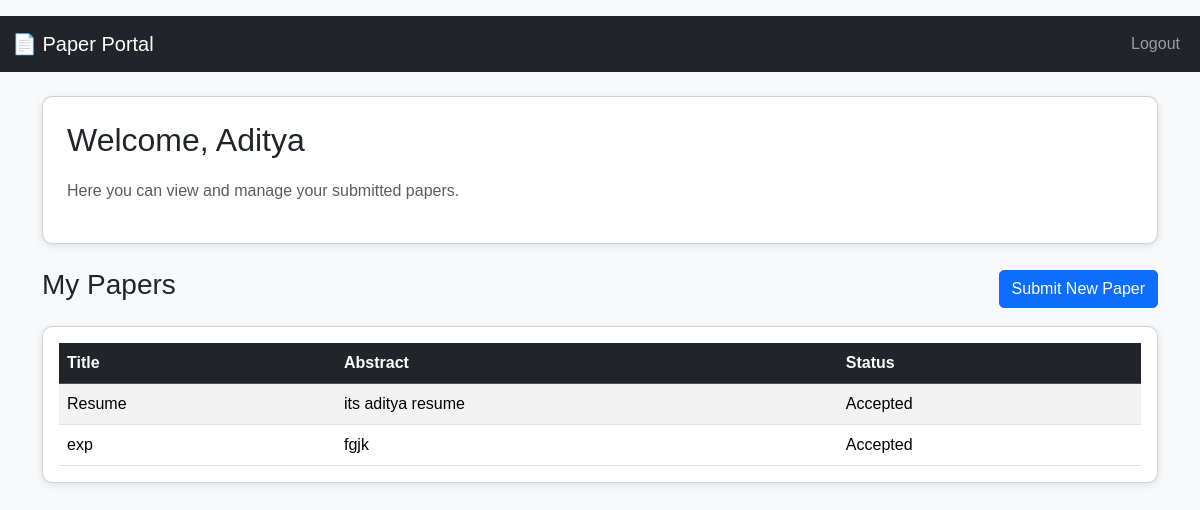
/publisher/ (signed in), run on an earlier commit of the app's database.
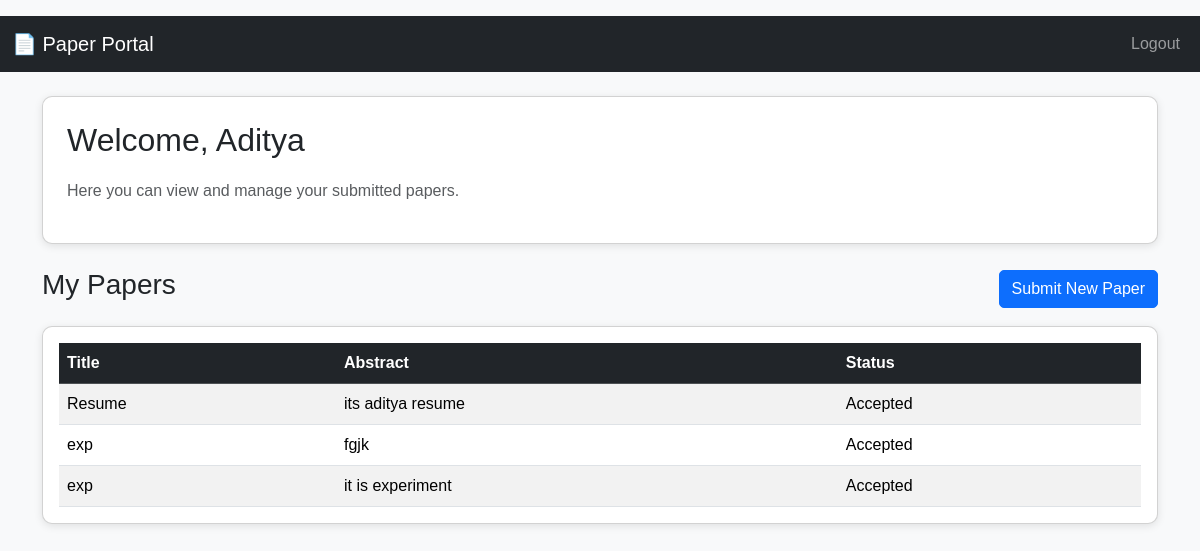
And on a later commit of the database.
### paper_portal/models.py (models this page shows, shortened)
class User(UserMixin, db.Model):
    __tablename__ = 'users'
    id = db.Column(db.Integer, primary_key=True)
    username = db.Column(db.String(50), unique=True, nullable=False)
    email = db.Column(db.String(100), unique=True, nullable=False)
    password = db.Column(db.String(200), nullable=False)
    role = db.Column(db.String(20), nullable=False, default='Publisher')  # Publisher, Recommender, Admin
    papers = db.relationship('Paper', backref='author', lazy=True)  # relationship to Paper

class Paper(db.Model):
    __tablename__ = 'papers'
    id = db.Column(db.Integer, primary_key=True)
    title = db.Column(db.String(200), nullable=False)
    abstract = db.Column(db.Text, nullable=False)
    filename = db.Column(db.String(200), nullable=False)  # uploaded file name
    status = db.Column(db.String(20), nullable=False, default='Submitted')  # Submitted, Accepted, Rejected
    submitted_at = db.Column(db.DateTime, default=datetime.utcnow)
    user_id = db.Column(db.Integer, db.ForeignKey('users.id'), nullable=False)  # publisher who submitted

### paper_portal/publisher/routes.py (the view)
@publisher_bp.route('/')
@login_required
def dashboard():
    if current_user.role != 'Publisher':
        flash("Access denied.", "danger")
        return redirect(url_for('auth.login'))
    papers = Paper.query.filter_by(user_id=current_user.id).all()
    return render_template('publisher_dashboard.html', papers=papers)

### paper_portal/auth/routes.py (called while the page is built)
@login_manager.user_loader
def load_user(user_id):
    return User.query.get(int(user_id))

### paper_portal/templates/publisher_dashboard.html (shortened to what this page needs)
<!DOCTYPE html>
<html>
  <head>
    <link
      href="https://cdn.jsdelivr.net/npm/bootstrap@5.3.2/dist/css/bootstrap.min.css"
      rel="stylesheet"
    />
  </head>
  <body>
    <nav class="navbar navbar-expand-lg navbar-dark bg-dark mb-4">
      <div class="container-fluid">
        <a class="navbar-brand" href="#">📄 Paper Portal</a>
        <div class="collapse navbar-collapse">
          <ul class="navbar-nav ms-auto">
            <li class="nav-item">
              <a class="nav-link" href="{{ url_for('auth.logout') }}">Logout</a>
            </li>
          </ul>
        </div>
      </div>
    </nav>
    <div class="container">
      <div class="card p-4 mb-4">
        <h2>Welcome, {{ current_user.username }}</h2>
        <p class="text-muted">
          Here you can view and manage your submitted papers.
        </p>
      </div>
      <div class="d-flex justify-content-between align-items-center mb-3">
        <h3>My Papers</h3>
        <a
          href="{{ url_for('publisher.submit_paper') }}"
          class="btn btn-primary"
          >Submit New Paper</a
        >
      </div>
      <div class="card p-3">
        <table class="table table-striped mb-0">
          <thead class="table-dark">
            <tr>
              <th>Title</th>
              <th>Abstract</th>
              <th>Status</th>
            </tr>
          </thead>
          <tbody>
            {% for paper in papers %}
            <tr>
              <td>{{ paper.title }}</td>
              <td>{{ paper.abstract }}</td>
              <td>{{ paper.status }}</td>
            </tr>
            {% else %}
            <tr>
              <td colspan="3" class="text-center">No papers submitted yet.</td>
            </tr>
            {% endfor %}
          </tbody>
        </table>
      </div>
    </div>
  </body>
</html>

### paper_portal/templates/publisher_dashboard.html (style rules this page uses)
body { background-color: #f8f9fa; font-family: "Poppins", sans-serif; }
.card { border-radius: 10px; box-shadow: 0 2px 8px rgba(0, 0, 0, 0.1); }
h2 { margin-bottom: 20px; }
table { background: white; }
.btn-primary { border-radius: 5px; }

What changed in the data, as far as the page shows it:
added Paper: title "exp", abstract "it is experiment", status "Accepted"
